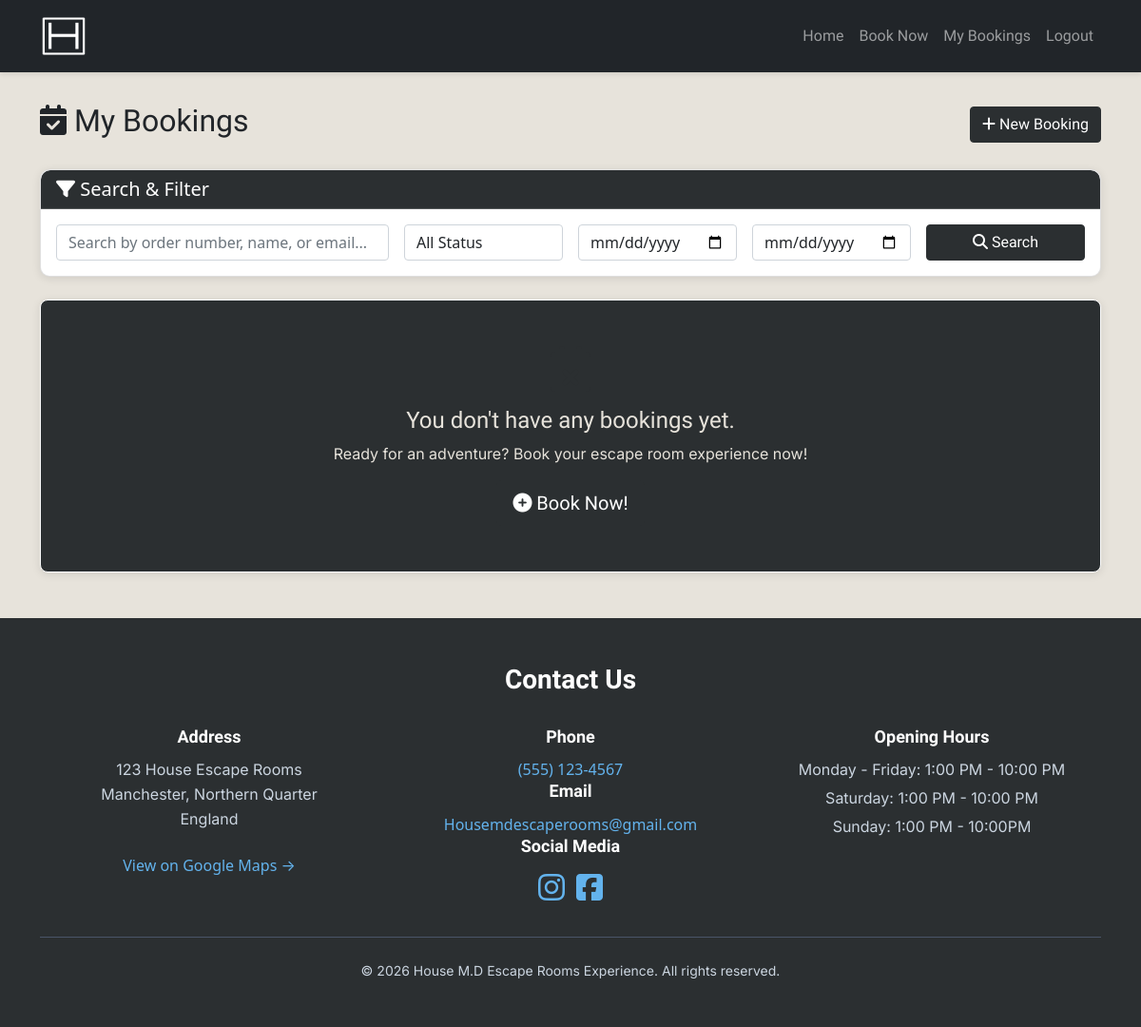
The app's page /my-bookings/ (signed in), older data.
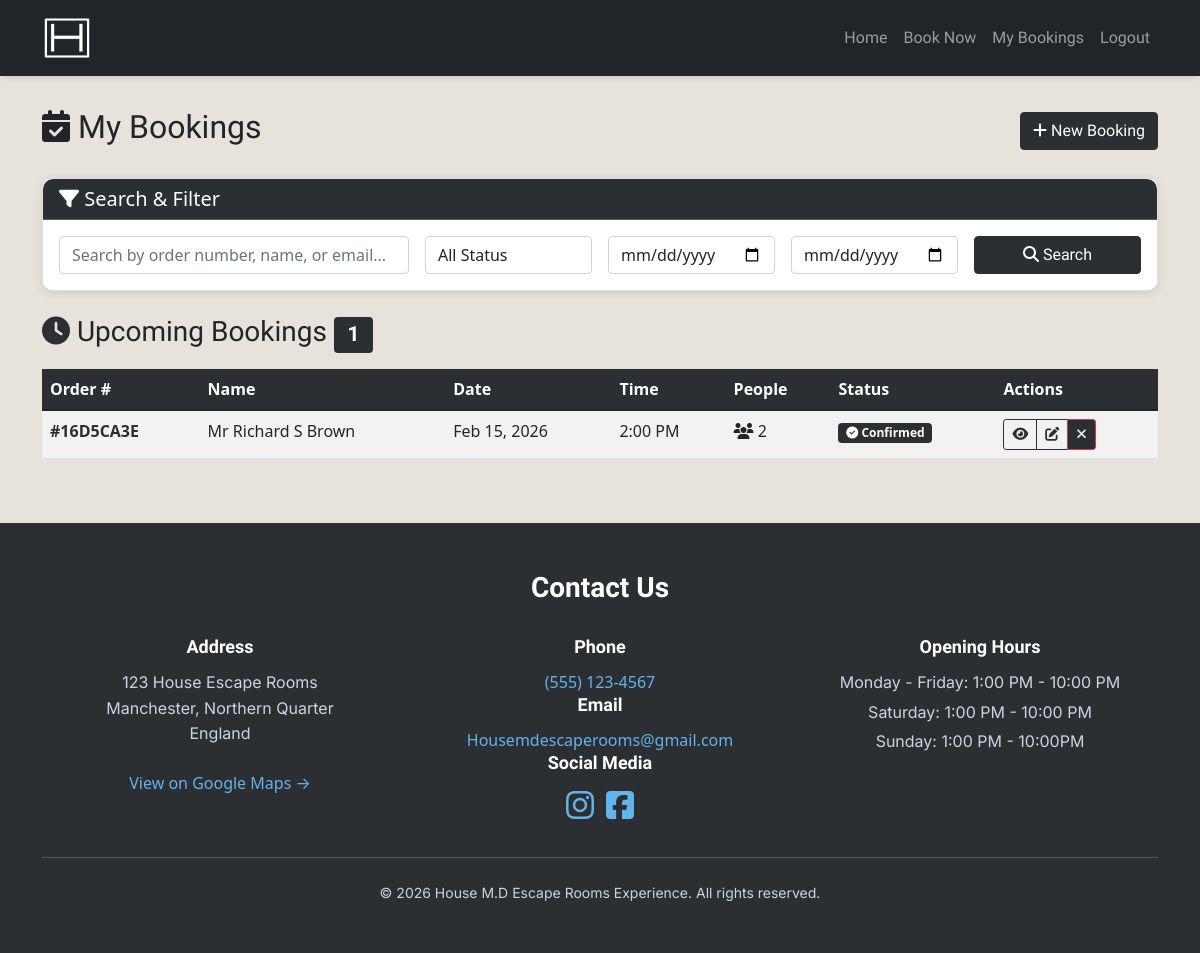
The same page, newer data.
### housemd_escape_room/models.py (models this page shows, shortened)
class Booking(models.Model):
    STATUS_CHOICES = [
        ('pending', 'Pending'),
        ('confirmed', 'Confirmed'),
        ('cancelled', 'Cancelled'),
    ]
    order_number = models.CharField(max_length=32, unique=True, editable=False)
    user = models.ForeignKey(User, on_delete=models.CASCADE, null=True, blank=True)
    name = models.CharField(max_length=100)
    email = models.EmailField()
    phone = models.CharField(max_length=20)
    date = models.DateField()
    time = models.TimeField()
    number_of_people = models.IntegerField()
    status = models.CharField(max_length=20, choices=STATUS_CHOICES, default='confirmed')
    created_at = models.DateTimeField(auto_now_add=True)
    is_guest = models.BooleanField(default=False)
    class Meta:
        ordering = ['-created_at']

### housemd_escape_room/views.py (the view, shortened to what this page needs)
# urls.py: path('my-bookings/', views.my_bookings, name='my_bookings'),
@login_required
def my_bookings(request):
    bookings = Booking.objects.filter(user=request.user)
    search_form = BookingSearchForm(request.GET)
    if search_form.is_valid():
        search_query = search_form.cleaned_data.get('search')
        status = search_form.cleaned_data.get('status')
        if status:
            bookings = bookings.filter(status=status)
        date_from = search_form.cleaned_data.get('date_from')
        if date_from:
            bookings = bookings.filter(date__gte=date_from)
        date_to = search_form.cleaned_data.get('date_to')
        if date_to:
            bookings = bookings.filter(date__lte=date_to)
    today = date.today()
    upcoming_bookings = bookings.filter(date__gte=today).order_by('date', 'time')
    past_bookings = bookings.filter(date__lt=today).order_by('-date', '-time')
    context = {
        'upcoming_bookings': upcoming_bookings,
        'past_bookings': past_bookings,
        'search_form': search_form,
        'total_upcoming': upcoming_bookings.count(),
        'total_past': past_bookings.count(),
        'today': today,
    }
    return render(request, 'housemd_escape_room/my_bookings.html', context)

### housemd_escape_room/forms.py
class BookingSearchForm(forms.Form):
    search = forms.CharField(
        required=False,
        widget=forms.TextInput(attrs={
            'class': 'form-control',
            'placeholder': 'Search by order number, name, or email...'
        })
    )
    status = forms.ChoiceField(
        required=False,
        choices=[('', 'All Status')] + Booking.STATUS_CHOICES,
        widget=forms.Select(attrs={'class': 'form-control'})
    )
    date_from = forms.DateField(
        required=False,
        widget=forms.DateInput(attrs={
            'type': 'date',
            'class': 'form-control'
        }),
        label='From Date'
    )
    date_to = forms.DateField(
        required=False,
        widget=forms.DateInput(attrs={
            'type': 'date',
            'class': 'form-control'
        }),
        label='To Date'
    )

### housemd_escape_room/templates/housemd_escape_room/my_bookings.html (shortened to what this page needs)
{% extends 'housemd_escape_room/base.html' %}
{% block content %}
{% load static %}
<section>
    <div class="container my-5">
        <div class="d-flex justify-content-between align-items-center mb-4">
            <h2><i class="fas fa-calendar-check"></i> My Bookings</h2>
            <a href="{% url 'booking' %}" class="btn btn-custom">
                <i class="fas fa-plus"></i> New Booking
            </a>
        </div>
        <div class="card mb-4 border-custom">
            <div class="card-header bg-custom text-white">
                <h5 class="mb-0"><i class="fas fa-filter"></i> Search & Filter</h5>
            </div>
            <div class="card-body">
                <form method="get" class="row g-3">
                    <div class="col-md-4">
                        {{ search_form.search }}
                    </div>
                    <div class="col-md-2">
                        {{ search_form.status }}
                    </div>
                    <div class="col-md-2">
                        {{ search_form.date_from }}
                    </div>
                    <div class="col-md-2">
                        {{ search_form.date_to }}
                    </div>
                    <div class="col-md-2">
                        <button type="submit" class="btn btn-custom w-100">
                            <i class="fas fa-search"></i> Search
                        </button>
                    </div>
                </form>
            </div>
        </div>
        {% if upcoming_bookings %}
        <div class="mb-5">
            <h3 class="mb-3">
                <i class="fas fa-clock text-custom"></i> Upcoming Bookings
                <span class="badge bg-custom">{{ total_upcoming }}</span>
            </h3>
            <div class="table-responsive">
                <table class="table table-striped table-hover">
                    <thead class="bg-custom text-white">
                        <tr>
                            <th>Order #</th>
                            <th>Name</th>
                            <th>Date</th>
                            <th>Time</th>
                            <th>People</th>
                            <th>Status</th>
                            <th>Actions</th>
                        </tr>
                    </thead>
                    <tbody>
                        {% for booking in upcoming_bookings %}
                        <tr>
                            <td><strong class="text-custom">#{{ booking.order_number }}</strong></td>
                            <td>{{ booking.name }}</td>
                            <td>{{ booking.date|date:"M d, Y" }}</td>
                            <td>{{ booking.time|time:"g:i A" }}</td>
                            <td><i class="fas fa-users"></i> {{ booking.number_of_people }}</td>
                            <td>
                                {% if booking.status == 'confirmed' %}
                                <span class="badge bg-custom">
                                    <i class="fas fa-check-circle"></i> {{ booking.status|title }}
                                </span>
                                {% elif booking.status == 'pending' %}
                                <span class="badge bg-custom-light">
                                    <i class="fas fa-clock"></i> {{ booking.status|title }}
                                </span>
                                {% elif booking.status == 'cancelled' %}
                                <span class="badge bg-secondary">
                                    <i class="fas fa-times-circle"></i> {{ booking.status|title }}
                                </span>
                                {% endif %}
                            </td>
                            <td>
                                <div class="btn-group btn-group-sm" role="group">
                                    <a href="{% url 'booking_detail' booking.pk %}" class="btn btn-outline-custom"
                                        title="View Details">
                                        <i class="fas fa-eye"></i>
                                    </a>
                                    {% if booking.status != 'cancelled' %}
                                    <a href="{% url 'edit_booking' booking.pk %}" class="btn btn-outline-custom"
                                        title="Edit Booking">
                                        <i class="fas fa-edit"></i>
                                    </a>
                                    <a href="{% url 'cancel_booking' booking.pk %}" class="btn btn-outline-danger"
                                        title="Cancel Booking">
                                        <i class="fas fa-times"></i>
                                    </a>
                                    {% endif %}
                                </div>
                            </td>
                        </tr>
                        {% endfor %}
                    </tbody>
                </table>
            </div>
        </div>
        {% endif %}
        {% if not upcoming_bookings and not past_bookings %}
        <div class="alert alert-light border-custom text-center py-5">
            <i class="fas fa-calendar-times fa-3x mb-3 text-custom"></i>
            <h4>You don't have any bookings yet.</h4>
            <p class="mb-3">Ready for an adventure? Book your escape room experience now!</p>
            <a href="{% url 'booking' %}" class="btn btn-custom btn-lg">
                <i class="fas fa-plus-circle"></i> Book Now!
            </a>
        </div>
        {% endif %}
    </div>
</section>
{% endblock %}

### housemd_escape_room/templates/housemd_escape_room/base.html (shortened to what this page needs)
<!DOCTYPE html>
<html lang="en">
<head>
  {% load static %}
  <link href="https://cdn.jsdelivr.net/npm/bootstrap@5.1.3/dist/css/bootstrap.min.css" rel="stylesheet">
  <link rel="stylesheet" href="{% static 'css/style.css' %}">
</head>
<body class="d-flex flex-column min-vh-100">
  <nav class="navbar navbar-expand-lg navbar-dark bg-dark fixed-top">
    <div class="container">
      <a id="navbar" class="navbar-brand" href="{% url 'home' %}"><img src="{% static 'images/navbar-logo.webp' %}"
          alt="house md logo" class="logo"></a>
      <div class="collapse navbar-collapse" id="navbarNav">
        <ul class="navbar-nav ms-auto">
          <li class="nav-item"><a class="nav-link" href="{% url 'home' %}">Home</a></li>
          <li class="nav-item"><a class="nav-link" href="{% url 'booking' %}">Book Now</a></li>
          {% if user.is_authenticated %}
          <li class="nav-item"><a class="nav-link" href="{% url 'my_bookings' %}">My Bookings</a></li>
          <li class="nav-item"><a class="nav-link" href="{% url 'logout' %}">Logout</a></li>
          {% else %}
          <li class="nav-item"><a class="nav-link" href="{% url 'login' %}">Login</a></li>
          <li class="nav-item"><a class="nav-link" href="{% url 'signup' %}">Sign Up</a></li>
          {% endif %}
        </ul>
      </div>
    </div>
  </nav>
  <main class="flex-grow-1">
    {% block content %}{% endblock %}
  </main>
  <footer class="contact-footer">
    <div class="container text-center">
      <h2>Contact Us</h2>
      <div class="row g-4">
        <div class="col-md-4">
          <h3>Address</h3>
          <p>
            123 House Escape Rooms<br>
            Manchester, Northern Quarter<br>
            England
          </p>
          <a href="https://maps.google.com/?q=123+Manchester+Northernquarter+England" target="_blank"
            rel="noopener noreferrer" class="map-link">
            View on Google Maps →
          </a>
        </div>
        <div id="social-links" class="col-md-4">
          <h3>Phone</h3>
          <a href="tel:+15551234567">(555) 123-4567</a>
          <h3>Email</h3>
          <a href="Housemdescaperooms@gmail.com">Housemdescaperooms@gmail.com</a>
          <h3>Social Media</h3>
          <a href="https://www.instagram.com"
            target="_blank" aria-label="Visit our Instagram page (opens in a new tab)" rel="noopener"><i
              class="fa-brands fa-instagram"></i></a>
          <a href="https://www.facebook.com" target="_blank" aria-label="Visit our Facebook page (opens in a new tab)"
            rel="noopener"><i class="fa-brands fa-square-facebook"></i></a>
        </div>
        <div class="col-md-4">
          <h3>Opening Hours</h3>
          <p class="mb-1">Monday - Friday: 1:00 PM - 10:00 PM</p>
          <p class="mb-1">Saturday: 1:00 PM - 10:00 PM</p>
          <p class="mb-0">Sunday: 1:00 PM - 10:00PM</p>
        </div>
      </div>
      <div class="footer-bottom">
        <p class="mb-0">© 2026 House M.D Escape Rooms Experience. All rights reserved.</p>
      </div>
    </div>
  </footer>
</body>
</html>

### static/css/style.css (style rules this page uses)
:root { --primary-font: "Inter", sans-serif; --secondary-font: "Michroma", sans-serif; --primary-color: #0A0A0A; --secondary-color: #E7E3DB; --third-color: #2B2F31; --third-color-dark: #1a1d1f; --third-color-light: #5a6165; --highlight-color: #B56A2B; --light-highlight-color: #7D96A1; }
body { background-color: var(--secondary-color); padding-top: 60px; }
h1, h2, h3, h4 { font-family: var(--secondary-font); }
p { font-family: var(--primary-font); }
.navbar { font-family: var(--secondary-font); box-shadow: 0 2px 5px rgba(0, 0, 0, 0.1); background-color: var(--primary-color); }
#navbar .logo { width: 50px; height: 50px; }
.btn { font-family: var(--secondary-font); background-color: var(--third-color); color: var(--secondary-color); transition: transform 0.3s ease, box-shadow 0.3s ease; cursor: pointer; }
.bg-custom { background-color: var(--third-color) !important; color: white !important; }
.text-custom { color: var(--third-color) !important; }
.btn-custom { background-color: var(--third-color); color: white; border: 1px solid var(--third-color); }
.btn-outline-custom { color: var(--third-color); border-color: var(--third-color); background-color: transparent; }
.border-custom { box-shadow: 0 2px 10px rgba(0, 0, 0, 0.1); }
.badge.bg-custom { background-color: var(--third-color) !important; }
.card-header.bg-custom { border-bottom: 1px solid rgba(255, 255, 255, 0.2); }
thead.bg-custom th { border: none; }
.btn-group-sm>.btn { padding: 0.25rem 0.5rem; font-size: 0.875rem; }
.contact-footer { background-color: var(--third-color); color: white; padding: 3rem 0; }
.contact-footer h2 { font-size: 1.75rem; font-weight: bold; margin-bottom: 2rem; }
.contact-footer h3 { font-size: 1.125rem; font-weight: 600; margin-bottom: 0.75rem; }
.contact-footer p { color: #cbd5e0; line-height: 1.6; }
.contact-footer a { color: #63b3ed; text-decoration: none; }
.map-link { display: inline-block; margin-top: 0.5rem; }
.footer-bottom { margin-top: 2rem; padding-top: 1.5rem; border-top: 1px solid #4a5568; text-align: center; color: #a0aec0; font-size: 0.875rem; }
#social-links i { font-size: 2rem; margin: 4px; }
.card { border-radius: 10px; box-shadow: 0 2px 10px rgba(0, 0, 0, 0.1); overflow: hidden; }
.card .card-header { border-top-left-radius: 10px; border-top-right-radius: 10px; }
.table { background-color: white; }
.table thead { background-color: #f8f9fa; }

Row changes from the older to the newer data that the page shows:
added Booking: order_number "16D5CA3E", name "Mr Richard S Brown", date "Feb 15, 2026", time "2:00 PM", number_of_people "2", status "Confirmed"
Text that changed along with them:
{{ total_upcoming }}: (not shown) → "1"
text no longer shown: "You don't have any bookings yet. Ready for an adventure? Book your escape room experience now! Book Now!"
text now shown: "Upcoming Bookings Order # Name Date Time People Status Actions"
